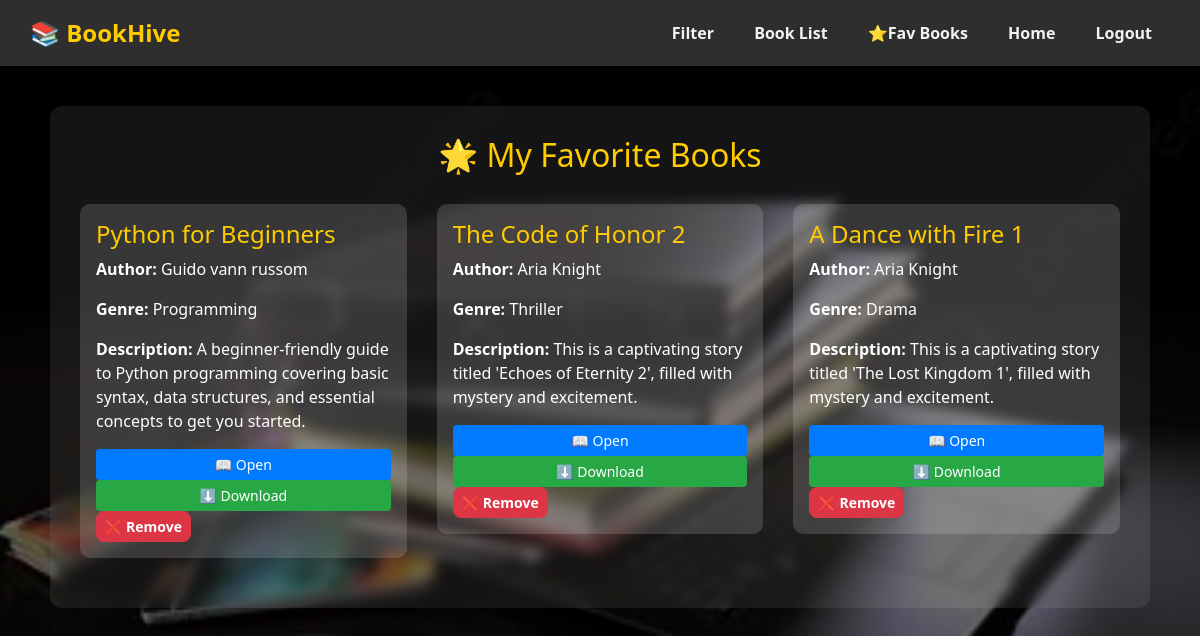
Screenshot of /favorite-books/ with the database file from the repository.
### users/models.py (models this page shows, shortened)
class Book(models.Model):
    title = models.CharField(max_length=200)
    author = models.CharField(max_length=100)
    description = models.TextField()
    genre = models.CharField(max_length=100)
    cover_image = models.ImageField(upload_to='book_covers/', null=True, blank=True)
    pdf_file = models.FileField(upload_to='pdfs/', null=True, blank=True)

### users/views.py (the view)
# urls.py: path('favorite-books/', usr.favorite_books, name='favorite_books'),
def favorite_books(request):
    favorites = Favorite.objects.all()
    books = [fav.book for fav in favorites]
    return render(request, 'users/favorite_books.html', {'books': books})

### assets/templates/users/favorite_books.html (shortened to what this page needs)
{% load static %}
<!DOCTYPE html>
<html lang="en">
<head>
    <link rel="stylesheet" href="{% static 'css/bootstrap.min.css' %}">
</head>
<body>
<div class="overlay">
    <div class="navbar">
        <div class="logo">📚 BookHive</div>
        <div>
            <a href="{% url 'filter_books' %}">Filter</a>
            <a href="{% url 'book_list1' %}">Book List</a>
            <a href="{% url 'favorite_books' %}">⭐Fav Books</a>
            <a href="{% url 'UserHome' %}">Home</a>
            <a href="{% url 'index' %}">Logout</a>
        </div>
    </div>
    <div class="container">
        <h2 style="text-align: center; margin-bottom: 30px;">🌟 My Favorite Books</h2>
        {% if books %}
            <div class="row">
                {% for book in books %}
                    <div class="col-md-4">
                        <div class="card p-3">
                            <h4>{{ book.title }}</h4>
                            <p><strong>Author:</strong> {{ book.author }}</p>
                            <p><strong>Genre:</strong> {{ book.genre }}</p>
                            <p><strong>Description:</strong> {{ book.description }}</p>
                            {% if book.pdf_file %}
                                <a href="{{ book.pdf_file.url }}" target="_blank" class="btn btn-sm btn-primary">📖 Open</a>
                                <a href="{{ book.pdf_file.url }}" download class="btn btn-sm btn-success">⬇️ Download</a>
                            {% endif %}
                            <form action="{% url 'remove_from_favorites' book.id %}" method="post" style="display:inline;">
                                <button type="submit" class="btn btn-sm btn-danger">❌ Remove</button>
                            </form>
                        </div>
                    </div>
                {% endfor %}
            </div>
        {% else %}
            <p style="text-align:center; color: #ff6666;">No favorite books added yet.</p>
        {% endif %}
    </div>
</div>
</body>
</html>

### rows the page displays
Book: title "Python for Beginners", author "Guido vann russom", genre "Programming", description "A beginner-friendly guide to Python programming covering basic syntax, data structures, and essential concepts to get you started."
Book: title "The Code of Honor 2", author "Aria Knight", genre "Thriller", description "This is a captivating story titled 'Echoes of Eternity 2', filled with mystery and excitement."
Book: title "A Dance with Fire 1", author "Aria Knight", genre "Drama", description "This is a captivating story titled 'The Lost Kingdom 1', filled with mystery and excitement."
